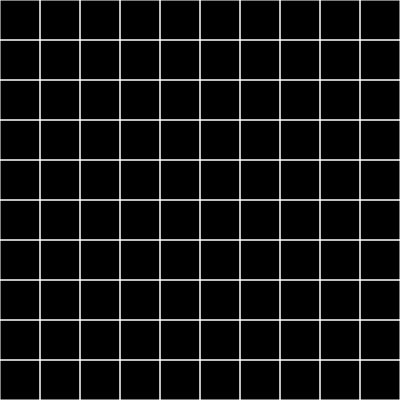
Frame 1 (no input)
Frame 60 (no input): identical to frame 1, image omitted
Frame 120 (the mouse pressed at the canvas centre since frame 60): identical to frame 1, image omitted

The p5.js sketch that drew this single still picture (run headless with seeded random() and noise() and a simulated clock; from frame 60 on, the mouse is pressed at the canvas centre):

// p5.js sketch
// ── sketch.js
//Resource
//https://en.wikipedia.org/wiki/Maze_generation_algorithm
// Recursive backtracker
// File:Hexamaze.webm
// Recursive backtracker on a hexagonal grid
// The depth-first search algorithm of maze generation is frequently implemented using backtracking:

// Make the initial cell the current cell and mark it as visited
// While there are unvisited cells
// If the current cell has any neighbours which have not been visited
// Choose randomly one of the unvisited neighbours
// Push the current cell to the stack
// Remove the wall between the current cell and the chosen cell
// Make the chosen cell the current cell and mark it as visited
// Else if stack is not empty
// Pop a cell from the stack
// Make it the current cell
var cols, rows;
var w = 40;
var grid = [];

function setup() {
	createCanvas(400, 400);
	cols = width / w;
	rows = height / w;

	for(let i = 0; i < cols; i++) {
		for(let j = 0; j < rows; j++) {
			var cell = new Cell(i, j);
			grid.push(cell);
		}
	}
}

function draw() {
	background(0);
	for(let i = 0; i < grid.length; i++) {
		grid[i].show();
	}
}

// ── cell.js
function Cell(i, j) {

    this.i = i;
    this.j = j;
    this.walls = [true, true, true, true];

    this.show = function() {
        var x = this.i * w;
        var y = this.j * w;
        stroke(255);
        if(this.walls[0])
        {line(x, y, x + w, y);}
        if(this.walls[1])
        {line(x + w, y, x + w, y + w);}
        if(this.walls[2])
        {line(x + w, y + w, x, y + w);}
        if(this.walls[3])
        {line(x, y + w, x, y);}
        // noFill();
        // rect(x, y, w, w);//we dont need rect we need walls => line
    }


}
